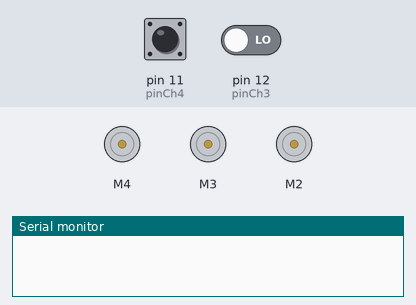
This sketch was run on a simulated Arduino Uno, built with avr-gcc and run on an emulated ATmega328P. On the bench: 3 × DC motor (green arrow = forward, orange = backward, longer = faster), the last lines printed to the serial monitor. The inputs (shaded band) are chosen by the test bench; at power-on: pin 11 (pinCh4) LOW, pin 12 (pinCh3) LOW.

Above: at 3.2 s.
3.3 s: pin 11 (pinCh4) pulsed HIGH 2 times (0.12 s each, 0.3 s apart)
At 4.5 s:
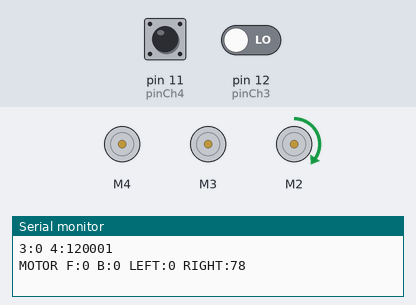
Timing chart, 0 to 6.3 s (numbered marks = the images above; inputs shaded):
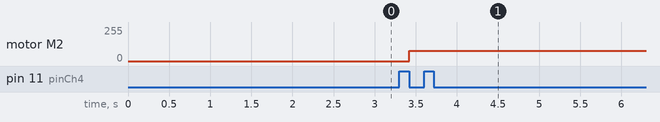

The sketch:

car.ino
```cpp
		 #include <Adafruit_MotorShield.h>
		 #include <Wire.h>   //Протокол I2C
		 #include "utility/Adafruit_MS_PWMServoDriver.h"
		 unsigned long Ch3Value,Ch4Value;
		 unsigned long last3, last4;
		 int pinCh3 = 12;
		 int pinCh4 = 11;
		 Adafruit_MotorShield AFMS = Adafruit_MotorShield();
		 Adafruit_DCMotor *Motor1 = AFMS.getMotor(4); //Передний мост
		 Adafruit_DCMotor *Motor2 = AFMS.getMotor(2); //Поворотный
		 Adafruit_DCMotor *Motor3 = AFMS.getMotor(3); //Задний мост
		 byte SPEED_FORWARD = 0; // текущая скорость моторов
		 byte SPEED_BACKWARD = 0; // текущая скорость моторов
		 byte SPEED_LEFT = 0;
		 byte SPEED_RIGHT = 0;
		 //UltraSonic Sensor
		 #define echoPin 5 // Echo Pin
		 #define trigPin 6 // Trigger Pin
		 long duration, distance; // Duration used to calculate distance
		 int maximumRange = 200; // Maximum range needed
		 int minimumRange = 0; // Minimum range needed
		 int dist1 = 0; //растояния в областях
		 int criticalDistance = 5; //см
		 int stopDistance = 10; //см

		 void setup() {
		    Serial.begin(9600);
		    pinMode(pinCh3, INPUT);
		    pinMode(pinCh4, INPUT);
		    last3 = pulseIn(pinCh3, HIGH);
		    last4 = pulseIn(pinCh4, HIGH);

		    //UltraSonic Sensor
		    pinMode(trigPin, OUTPUT);
		    pinMode(echoPin, INPUT);

                    motorInit();
		 }

		 void loop() {
		    Ch3Value = pulseIn(pinCh3, HIGH);
		    if (Ch3Value == 0){Ch3Value = last3;}
		    else { last3 = Ch3Value;}
		    Ch4Value = pulseIn(pinCh4, HIGH);
		    if (Ch4Value == 0){Ch4Value = last4;}
		    else { last4 = Ch4Value;}
		    SPEED_FORWARD = 0;
		    SPEED_BACKWARD = 0;

                    if (last3 <= 1000) {SPEED_BACKWARD = 0; SPEED_FORWARD = 0;}
                    else {
                       if (last3 <= 1440) { SPEED_BACKWARD = map(last3, 1000, 1440, 255, 0); }
                       else if (last3 > 1465) { SPEED_FORWARD = map(last3, 1466, 1900, 0, 255); }
                    }

                     if (SPEED_FORWARD == 0) {
                        //Движение назад
                        motor1SetSpeed(SPEED_BACKWARD);
                        motor3SetSpeed(SPEED_BACKWARD);

		        Motor1->run(BACKWARD);
		        Motor3->run(BACKWARD);
                     } else {
		           motor1SetSpeed(SPEED_FORWARD);
		             motor3SetSpeed(SPEED_FORWARD);

		             Motor1->run(FORWARD);
		             Motor3->run(FORWARD);
		       }

		     SPEED_RIGHT = 0;
		     SPEED_LEFT = 0;

		     if (last4 < 1000) {SPEED_LEFT = 0; SPEED_RIGHT = 0;}
		     else {
		       if (last4 < 1425) { SPEED_LEFT = map(last4, 1000, 1430, 255, 0); }
		       else if (last4 > 1500) { SPEED_RIGHT = map(last4, 1500, 1950, 0, 255); }
		     }

		     if (SPEED_LEFT == 0) {
		       //Движение вправо
		       motor2SetSpeed(SPEED_RIGHT);

		       Motor2->run(FORWARD);
		       }

		     else {
		       //Движение влево
		       motor2SetSpeed(SPEED_LEFT);

		       Motor2->run(BACKWARD);
		       }

		 Serial.print("3:"); Serial.print(last3); Serial.print(" 4:"); Serial.println(last4);
		 Serial.print("MOTOR F:"); Serial.print(SPEED_FORWARD); Serial.print(" B:"); Serial.print(SPEED_BACKWARD); Serial.print(" LEFT:"); Serial.print(SPEED_LEFT);Serial.print(" RIGHT:");
                 Serial.print(SPEED_RIGHT);Serial.println("");

		 }

		 // инициализация моторов
		 void motorInit() {
		    AFMS.begin(); //Соединение с контроллером
		 }

		 // установить скорость 0--255
		 void motor1SetSpeed(int speed) {
		    // скорость мотора 0--255
		    if (speed > 255)    speed = 255;
		    if (speed < 0)    speed = 0;

		    Motor1->setSpeed(speed);
		 }

		 // установить скорость 0--255
		 void motor3SetSpeed(int speed) {
		    // скорость мотора 0--255
                    if (speed > 255)    speed = 255;
                    if (speed < 0)    speed = 0;

		    Motor3->setSpeed(speed);
		 }

		 // установить скорость 0--255
		 void motor2SetSpeed(int speed) {
		    // скорость мотора 0--255
		    if (speed > 255)    speed = 255;
		    if (speed < 0)    speed = 0;

		    Motor2->setSpeed(speed);
		 }

		 //UltraSonic Sensor
		 int readDistance(){
		    digitalWrite(trigPin, LOW);
		    delayMicroseconds(2);
		    digitalWrite(trigPin, HIGH);
		    delayMicroseconds(10);
		    digitalWrite(trigPin, LOW);
		    duration = pulseIn(echoPin, HIGH);

		    //Calculate the distance (in cm) based on the speed of sound.
		    distance = duration/58.2;

		    if (distance >= maximumRange || distance <= minimumRange){
		       Serial.println("Distance: -1");
		       return -1;
		    } else {
		       Serial.println(distance);
		       return distance;
		    }
		 }
```

Measured:
- after the input at 3.3 s, motor M2: stopped → forward 78/255 after 0.12 s
